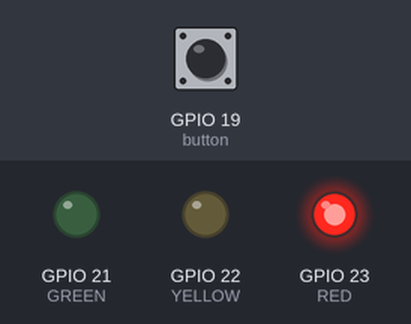
Bench run of a program on a simulated ESP32. Parts: output pins drawn as LEDs (lit = HIGH). Inputs (shaded band) come from the test bench; at power-on: GPIO 19 (button) HIGH.

Above: at 1.2 s.
1.3 s: GPIO 19 (button) pulled LOW for 0.15 s
At 1.8 s:
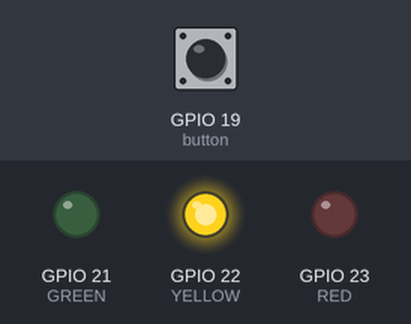
4.4 s: GPIO 19 (button) pulled LOW for 3.2 s
At 8.3 s:
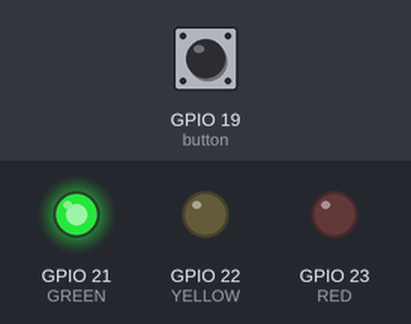
9.1 s: GPIO 19 (button) pulled LOW for 1 s
At 11.4 s:
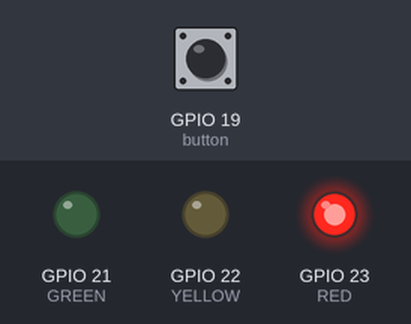
Timing chart, 0 to 19.1 s (numbered marks = the images above; inputs shaded):
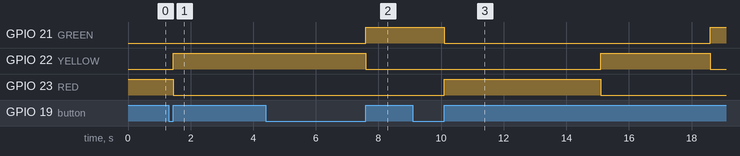

Measured:
- after the input at 1.3 s, GPIO 22 (YELLOW): LOW → HIGH after 0.15 s; GPIO 23 (RED): HIGH → LOW after 0.15 s
- after the input at 4.4 s, GPIO 22 (YELLOW): HIGH → LOW after 3.2 s instead of 0.55 s; GPIO 23 (RED): stays LOW (without the input it goes to HIGH after 3.6 s)
- after the input at 9.1 s, GPIO 21 (GREEN): HIGH → LOW after 1.0 s instead of 1.5 s; GPIO 22 (YELLOW): LOW → HIGH after 6.0 s instead of 6.5 s

The program:

main.cpp
```cpp
#include <Arduino.h>
#define RED 23
#define YELLOW 22
#define GREEN 21
#define button 19

enum state{STOP, WAIT, GO};

state currentState = STOP;

bool isbuttonpressed(){
  if(digitalRead(button) == LOW){
    delay(40);
    if (digitalRead(button) == LOW) return true;
  }
  return false;
}

void halt(unsigned long ms){
  unsigned long start = millis();
  while (millis() - start < ms) {
    if (isbuttonpressed()) {
      while (digitalRead(button) == LOW){
      }
      return;
    }
  }
}

void setup() {
  pinMode(button, INPUT_PULLUP);
  ledcSetup(0,5000,8);
  ledcSetup(1,5000,8);
  ledcSetup(2,5000,8);
  ledcAttachPin(RED,0);
  ledcAttachPin(YELLOW,1);
  ledcAttachPin(GREEN,2);
}

void loop() {
  switch(currentState){
  case STOP:
            ledcWrite(0,255);
            halt(5000);
            ledcWrite(0,0);
            currentState = WAIT;
            break;
  case WAIT:
            ledcWrite(1,255);
            halt(3500);
            ledcWrite(1,0);
            currentState = GO;
            break;
  case GO:
            ledcWrite(2,255);
            halt(3000);
            ledcWrite(2,0);
            currentState = STOP;
            break;
  }
}
```
